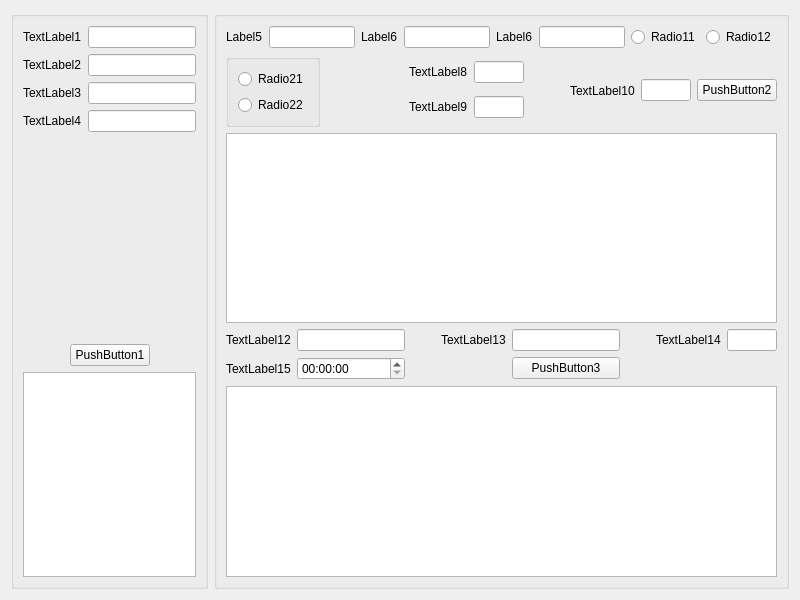
<?xml version="1.0" encoding="UTF-8"?>
<ui version="4.0">
 <class>view1</class>
 <widget class="QWidget" name="view1">
  <property name="geometry">
   <rect>
    <x>0</x>
    <y>0</y>
    <width>800</width>
    <height>600</height>
   </rect>
  </property>
  <property name="sizePolicy">
   <sizepolicy hsizetype="Preferred" vsizetype="Preferred">
    <horstretch>0</horstretch>
    <verstretch>0</verstretch>
   </sizepolicy>
  </property>
  <property name="minimumSize">
   <size>
    <width>800</width>
    <height>600</height>
   </size>
  </property>
  <property name="sizeIncrement">
   <size>
    <width>0</width>
    <height>0</height>
   </size>
  </property>
  <property name="windowTitle">
   <string>Form</string>
  </property>
  <layout class="QHBoxLayout" name="horizontalLayout_8">
   <item>
    <layout class="QVBoxLayout" name="verticalLayout_5">
     <item>
      <widget class="QGroupBox" name="groupBox_1">
       <property name="title">
        <string/>
       </property>
       <layout class="QVBoxLayout" name="verticalLayout_3">
        <item>
         <layout class="QGridLayout" name="gridLayout">
          <item row="1" column="1">
           <widget class="QLabel" name="label_2">
            <property name="text">
             <string>TextLabel2</string>
            </property>
           </widget>
          </item>
          <item row="3" column="1">
           <widget class="QLabel" name="label_4">
            <property name="text">
             <string>TextLabel4</string>
            </property>
           </widget>
          </item>
          <item row="0" column="1">
           <widget class="QLabel" name="label_1">
            <property name="text">
             <string>TextLabel1</string>
            </property>
           </widget>
          </item>
          <item row="0" column="2">
           <widget class="QLineEdit" name="lineEdit_1">
            <property name="sizePolicy">
             <sizepolicy hsizetype="Fixed" vsizetype="Fixed">
              <horstretch>0</horstretch>
              <verstretch>0</verstretch>
             </sizepolicy>
            </property>
            <property name="inputMethodHints">
             <set>Qt::ImhNone</set>
            </property>
           </widget>
          </item>
          <item row="3" column="2">
           <widget class="QLineEdit" name="lineEdit_4">
            <property name="sizePolicy">
             <sizepolicy hsizetype="Fixed" vsizetype="Fixed">
              <horstretch>0</horstretch>
              <verstretch>0</verstretch>
             </sizepolicy>
            </property>
           </widget>
          </item>
          <item row="1" column="0">
           <spacer name="horizontalSpacer_4">
            <property name="orientation">
             <enum>Qt::Horizontal</enum>
            </property>
            <property name="sizeHint" stdset="0">
             <size>
              <width>40</width>
              <height>20</height>
             </size>
            </property>
           </spacer>
          </item>
          <item row="2" column="1">
           <widget class="QLabel" name="label_3">
            <property name="text">
             <string>TextLabel3</string>
            </property>
           </widget>
          </item>
          <item row="1" column="2">
           <widget class="QLineEdit" name="lineEdit_2">
            <property name="sizePolicy">
             <sizepolicy hsizetype="Fixed" vsizetype="Fixed">
              <horstretch>0</horstretch>
              <verstretch>0</verstretch>
             </sizepolicy>
            </property>
           </widget>
          </item>
          <item row="2" column="2">
           <widget class="QLineEdit" name="lineEdit_3">
            <property name="sizePolicy">
             <sizepolicy hsizetype="Fixed" vsizetype="Fixed">
              <horstretch>0</horstretch>
              <verstretch>0</verstretch>
             </sizepolicy>
            </property>
           </widget>
          </item>
          <item row="1" column="3">
           <spacer name="horizontalSpacer_10">
            <property name="orientation">
             <enum>Qt::Horizontal</enum>
            </property>
            <property name="sizeHint" stdset="0">
             <size>
              <width>40</width>
              <height>20</height>
             </size>
            </property>
           </spacer>
          </item>
         </layout>
        </item>
        <item>
         <spacer name="verticalSpacer">
          <property name="orientation">
           <enum>Qt::Vertical</enum>
          </property>
          <property name="sizeHint" stdset="0">
           <size>
            <width>20</width>
            <height>174</height>
           </size>
          </property>
         </spacer>
        </item>
        <item>
         <layout class="QHBoxLayout" name="horizontalLayout">
          <item>
           <spacer name="horizontalSpacer">
            <property name="orientation">
             <enum>Qt::Horizontal</enum>
            </property>
            <property name="sizeHint" stdset="0">
             <size>
              <width>40</width>
              <height>20</height>
             </size>
            </property>
           </spacer>
          </item>
          <item>
           <widget class="QPushButton" name="pushButton_1">
            <property name="sizePolicy">
             <sizepolicy hsizetype="Preferred" vsizetype="Preferred">
              <horstretch>0</horstretch>
              <verstretch>0</verstretch>
             </sizepolicy>
            </property>
            <property name="text">
             <string>PushButton1</string>
            </property>
           </widget>
          </item>
          <item>
           <spacer name="horizontalSpacer_2">
            <property name="orientation">
             <enum>Qt::Horizontal</enum>
            </property>
            <property name="sizeHint" stdset="0">
             <size>
              <width>40</width>
              <height>20</height>
             </size>
            </property>
           </spacer>
          </item>
         </layout>
        </item>
        <item>
         <widget class="QTableView" name="tableView_1"/>
        </item>
       </layout>
      </widget>
     </item>
    </layout>
   </item>
   <item>
    <widget class="QGroupBox" name="groupBox_2">
     <property name="title">
      <string/>
     </property>
     <layout class="QVBoxLayout" name="verticalLayout_2">
      <item>
       <layout class="QHBoxLayout" name="horizontalLayout_6">
        <item>
         <widget class="QLabel" name="label_5">
          <property name="text">
           <string>Label5</string>
          </property>
         </widget>
        </item>
        <item>
         <widget class="QLineEdit" name="lineEdit_5">
          <property name="sizePolicy">
           <sizepolicy hsizetype="Fixed" vsizetype="Fixed">
            <horstretch>0</horstretch>
            <verstretch>0</verstretch>
           </sizepolicy>
          </property>
         </widget>
        </item>
        <item>
         <spacer name="horizontalSpacer_3">
          <property name="orientation">
           <enum>Qt::Horizontal</enum>
          </property>
          <property name="sizeHint" stdset="0">
           <size>
            <width>40</width>
            <height>20</height>
           </size>
          </property>
         </spacer>
        </item>
        <item>
         <widget class="QLabel" name="label_6">
          <property name="text">
           <string>Label6</string>
          </property>
         </widget>
        </item>
        <item>
         <widget class="QLineEdit" name="lineEdit_6">
          <property name="sizePolicy">
           <sizepolicy hsizetype="Fixed" vsizetype="Fixed">
            <horstretch>0</horstretch>
            <verstretch>0</verstretch>
           </sizepolicy>
          </property>
         </widget>
        </item>
        <item>
         <spacer name="horizontalSpacer_5">
          <property name="orientation">
           <enum>Qt::Horizontal</enum>
          </property>
          <property name="sizeHint" stdset="0">
           <size>
            <width>40</width>
            <height>20</height>
           </size>
          </property>
         </spacer>
        </item>
        <item>
         <widget class="QLabel" name="label_7">
          <property name="text">
           <string>Label6</string>
          </property>
         </widget>
        </item>
        <item>
         <widget class="QLineEdit" name="lineEdit_7">
          <property name="sizePolicy">
           <sizepolicy hsizetype="Fixed" vsizetype="Fixed">
            <horstretch>0</horstretch>
            <verstretch>0</verstretch>
           </sizepolicy>
          </property>
         </widget>
        </item>
        <item>
         <widget class="QRadioButton" name="radioButton_11">
          <property name="text">
           <string>Radio11</string>
          </property>
         </widget>
        </item>
        <item>
         <widget class="QRadioButton" name="radioButton_12">
          <property name="text">
           <string>Radio12</string>
          </property>
         </widget>
        </item>
       </layout>
      </item>
      <item>
       <layout class="QHBoxLayout" name="horizontalLayout_7">
        <item>
         <widget class="QGroupBox" name="groupBox">
          <property name="title">
           <string/>
          </property>
          <property name="alignment">
           <set>Qt::AlignLeading|Qt::AlignLeft|Qt::AlignVCenter</set>
          </property>
          <layout class="QVBoxLayout" name="verticalLayout">
           <item>
            <widget class="QRadioButton" name="radioButton_21">
             <property name="text">
              <string>Radio21</string>
             </property>
            </widget>
           </item>
           <item>
            <widget class="QRadioButton" name="radioButton_22">
             <property name="text">
              <string>Radio22</string>
             </property>
            </widget>
           </item>
          </layout>
         </widget>
        </item>
        <item>
         <spacer name="horizontalSpacer_6">
          <property name="orientation">
           <enum>Qt::Horizontal</enum>
          </property>
          <property name="sizeHint" stdset="0">
           <size>
            <width>40</width>
            <height>20</height>
           </size>
          </property>
         </spacer>
        </item>
        <item>
         <layout class="QGridLayout" name="gridLayout_2">
          <item row="0" column="2">
           <widget class="QLineEdit" name="lineEdit_8">
            <property name="sizePolicy">
             <sizepolicy hsizetype="Fixed" vsizetype="Fixed">
              <horstretch>0</horstretch>
              <verstretch>0</verstretch>
             </sizepolicy>
            </property>
            <property name="maximumSize">
             <size>
              <width>50</width>
              <height>16777215</height>
             </size>
            </property>
           </widget>
          </item>
          <item row="0" column="1">
           <widget class="QLabel" name="label_8">
            <property name="text">
             <string>TextLabel8</string>
            </property>
           </widget>
          </item>
          <item row="1" column="1">
           <widget class="QLabel" name="label_9">
            <property name="text">
             <string>TextLabel9</string>
            </property>
           </widget>
          </item>
          <item row="1" column="2">
           <widget class="QLineEdit" name="lineEdit_9">
            <property name="sizePolicy">
             <sizepolicy hsizetype="Fixed" vsizetype="Fixed">
              <horstretch>0</horstretch>
              <verstretch>0</verstretch>
             </sizepolicy>
            </property>
            <property name="maximumSize">
             <size>
              <width>50</width>
              <height>16777215</height>
             </size>
            </property>
           </widget>
          </item>
         </layout>
        </item>
        <item>
         <layout class="QHBoxLayout" name="horizontalLayout_5">
          <item>
           <spacer name="horizontalSpacer_7">
            <property name="orientation">
             <enum>Qt::Horizontal</enum>
            </property>
            <property name="sizeHint" stdset="0">
             <size>
              <width>40</width>
              <height>20</height>
             </size>
            </property>
           </spacer>
          </item>
          <item>
           <widget class="QLabel" name="label_10">
            <property name="text">
             <string>TextLabel10</string>
            </property>
           </widget>
          </item>
          <item>
           <widget class="QLineEdit" name="lineEdit_10">
            <property name="sizePolicy">
             <sizepolicy hsizetype="Fixed" vsizetype="Fixed">
              <horstretch>0</horstretch>
              <verstretch>0</verstretch>
             </sizepolicy>
            </property>
            <property name="maximumSize">
             <size>
              <width>50</width>
              <height>16777215</height>
             </size>
            </property>
           </widget>
          </item>
          <item>
           <widget class="QPushButton" name="pushButton_2">
            <property name="text">
             <string>PushButton2</string>
            </property>
           </widget>
          </item>
         </layout>
        </item>
       </layout>
      </item>
      <item>
       <widget class="QTableView" name="tableView_2"/>
      </item>
      <item>
       <layout class="QGridLayout" name="gridLayout_3">
        <item row="0" column="2">
         <spacer name="horizontalSpacer_8">
          <property name="orientation">
           <enum>Qt::Horizontal</enum>
          </property>
          <property name="sizeHint" stdset="0">
           <size>
            <width>40</width>
            <height>20</height>
           </size>
          </property>
         </spacer>
        </item>
        <item row="1" column="0">
         <widget class="QLabel" name="label_18">
          <property name="text">
           <string>TextLabel15</string>
          </property>
         </widget>
        </item>
        <item row="0" column="7">
         <widget class="QLineEdit" name="lineEdit_14">
          <property name="sizePolicy">
           <sizepolicy hsizetype="Fixed" vsizetype="Fixed">
            <horstretch>0</horstretch>
            <verstretch>0</verstretch>
           </sizepolicy>
          </property>
          <property name="maximumSize">
           <size>
            <width>50</width>
            <height>16777215</height>
           </size>
          </property>
         </widget>
        </item>
        <item row="0" column="3">
         <widget class="QLabel" name="label_16">
          <property name="text">
           <string>TextLabel13</string>
          </property>
         </widget>
        </item>
        <item row="0" column="0">
         <widget class="QLabel" name="label_15">
          <property name="text">
           <string>TextLabel12</string>
          </property>
         </widget>
        </item>
        <item row="1" column="4">
         <widget class="QPushButton" name="pushButton_3">
          <property name="text">
           <string>PushButton3</string>
          </property>
         </widget>
        </item>
        <item row="1" column="1">
         <widget class="QTimeEdit" name="timeEdit"/>
        </item>
        <item row="0" column="4">
         <widget class="QLineEdit" name="lineEdit_13">
          <property name="sizePolicy">
           <sizepolicy hsizetype="Fixed" vsizetype="Fixed">
            <horstretch>0</horstretch>
            <verstretch>0</verstretch>
           </sizepolicy>
          </property>
         </widget>
        </item>
        <item row="0" column="1">
         <widget class="QLineEdit" name="lineEdit_12">
          <property name="sizePolicy">
           <sizepolicy hsizetype="Fixed" vsizetype="Fixed">
            <horstretch>0</horstretch>
            <verstretch>0</verstretch>
           </sizepolicy>
          </property>
         </widget>
        </item>
        <item row="0" column="6">
         <widget class="QLabel" name="label_17">
          <property name="text">
           <string>TextLabel14</string>
          </property>
         </widget>
        </item>
        <item row="0" column="5">
         <spacer name="horizontalSpacer_9">
          <property name="orientation">
           <enum>Qt::Horizontal</enum>
          </property>
          <property name="sizeHint" stdset="0">
           <size>
            <width>40</width>
            <height>20</height>
           </size>
          </property>
         </spacer>
        </item>
       </layout>
      </item>
      <item>
       <widget class="QTableView" name="tableView"/>
      </item>
     </layout>
     <zorder>tableView_2</zorder>
     <zorder>tableView</zorder>
     <zorder>label_5</zorder>
     <zorder>label_5</zorder>
     <zorder>label_5</zorder>
    </widget>
   </item>
  </layout>
 </widget>
 <resources/>
 <connections/>
</ui>
